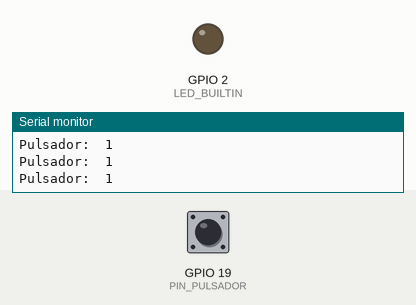
Simulated run of this sketch. Board: ESP32. On the bench: output pins drawn as LEDs (lit = HIGH), the last lines printed to the serial monitor. The inputs (shaded band) are chosen by the test bench; at power-on: GPIO 19 (PIN_PULSADOR) HIGH.

Above: at 1.2 s.
1.3 s: GPIO 19 (PIN_PULSADOR) pulled LOW for 0.15 s
At 1.4 s:
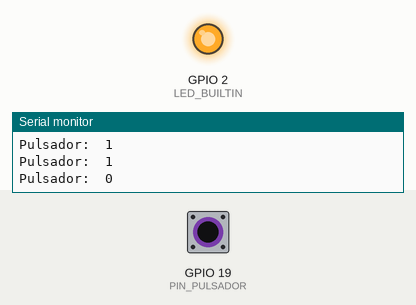
3.0 s: GPIO 19 (PIN_PULSADOR) pulled LOW for 3.2 s
At 6.8 s:
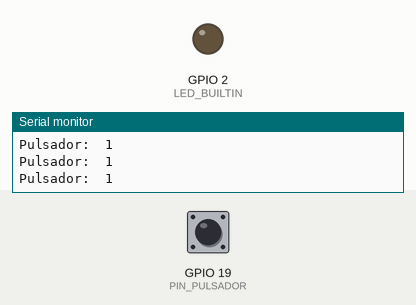
Timing chart, 0 to 8.3 s (numbered marks = the images above; inputs shaded):
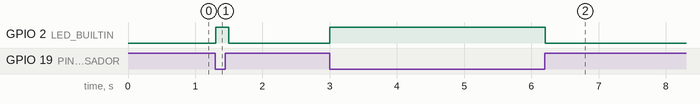

The sketch:

Pulsador_Enciende_LED_cuando_es_presionado.ino
```cpp
const short  PIN_PULSADOR = 19;

// bool encendido;

void setup() {
  Serial.begin(115200);
  Serial.println("Hola, 4K4!");
  pinMode(PIN_PULSADOR, INPUT_PULLUP);
  pinMode(LED_BUILTIN, OUTPUT);
}

void loop() {
//  encendido = digitalRead(PIN_PULSADOR);
  digitalWrite(LED_BUILTIN, !digitalRead(PIN_PULSADOR));   // actúa sobre el LED;
  Serial.printf("Pulsador:  %u  \n", digitalRead(PIN_PULSADOR));
  delay(100);
}


/*
    if (digitalRead(PIN_PULSADOR) == LOW) {
    encendido = true;
    Serial.println("Encendido");

    } else {
      encendido = false;
      Serial.println("Apagado!");
    }
*/
```

Measured:
- after the input at 1.3 s, GPIO 2 (LED_BUILTIN): LOW → HIGH at once, → LOW 0.20 s later
- after the input at 3.0 s, GPIO 2 (LED_BUILTIN): LOW → HIGH at once, → LOW 3.2 s later
